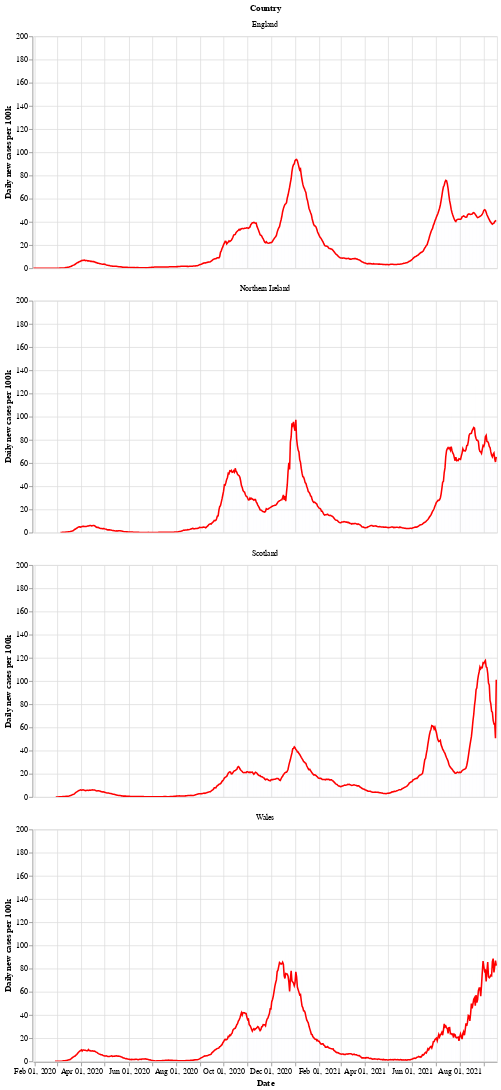

The code cell stored with this chart in its notebook:
### Markdown cell above
Next is a bar chart of the number of new cases in each country (per 100k population), with the 7 day moving average of cases. Again we see that Wales saw a longer period of raising and falling cases compared to the other countries.

After a period of cases falling, each nation is now seeing a rise in the number of cases - especially in Wales.

### Code cell
# collapse
bars = alt.Chart(uk_cases).mark_bar().encode(
    x=alt.X("yearmonthdate(date):T", axis=alt.Axis(title='Date')),
    y=alt.Y("newCasesRate:Q", axis=alt.Axis(title='Daily new cases per 100k')),
    tooltip='newCasesRate',
    color=alt.condition(
        alt.datum.dailyChange > 0,
        alt.value("orange"),  # The positive color
        alt.value("blue")  # The negative color
    )
).properties(title='New cases per 100k population with rolling 7 day average', width=600).interactive()
line = alt.Chart(uk_cases).mark_line(
    color='red',
    size=2,
).transform_window(
    rolling_mean='mean(newCasesRate)',
    frame=[0, 7],
    groupby=['areaName']
).encode(
    x='yearmonthdate(date):T',
    y='rolling_mean:Q'
)
alt.layer(line, bars, data=uk_cases).facet(alt.Row('areaName', title='Country'), columns=1)

### Figure 1 — Vega-Lite specification as saved in the notebook (floating-point values rounded to 4 significant figures; data arrays with more than 128 entries replaced by an {"elided": "..."} marker saying what was removed)
{"config": {"view": {"continuousWidth": 400, "continuousHeight": 300}}, "data": {"name": "data-01be588be1875df67ff86bc4171c2a42"}, "facet": {"type": "nominal", "field": "areaName", "title": "Country"}, "spec": {"layer": [{"mark": {"type": "line", "color": "red", "size": 2}, "encoding": {"x": {"type": "temporal", "field": "date", "timeUnit": "yearmonthdate"}, "y": {"type": "quantitative", "field": "rolling_mean"}}, "transform": [{"window": [{"op": "mean", "field": "newCasesRate", "as": "rolling_mean"}], "frame": [0, 7], "groupby": ["areaName"]}]}, {"mark": "bar", "encoding": {"color": {"condition": {"value": "orange", "test": "(datum.dailyChange > 0)"}, "value": "blue"}, "tooltip": {"type": "quantitative", "field": "newCasesRate"}, "x": {"type": "temporal", "axis": {"title": "Date"}, "field": "date", "timeUnit": "yearmonthdate"}, "y": {"type": "quantitative", "axis": {"title": "Daily new cases per 100k"}, "field": "newCasesRate"}}, "selection": {"selector002": {"type": "interval", "bind": "scales", "encodings": ["x", "y"]}}, "title": "New cases per 100k population with rolling 7 day average", "width": 600}]}, "columns": 1, "$schema": "https://vega.github.io/schema/vega-lite/v4.8.1.json", "datasets": {"data-01be588be1875df67ff86bc4171c2a42": {"elided": "2296 records"}}}
